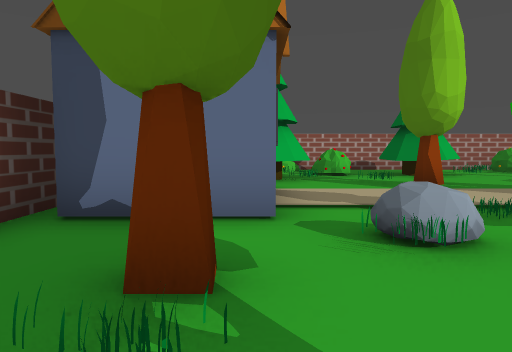
View 1 (above)

19 first-person views from a walk through a Godot game level. The camera is 1.4 m above the floor, tilts 4° down and sees 70° across. The floor is counted in squares, 2 m on a side. Each view is taken from the middle of a square. On the plan, view 1 faces up. The plan holds only what a view shows up to about 11 squares ahead; the rest is blank.

View 2
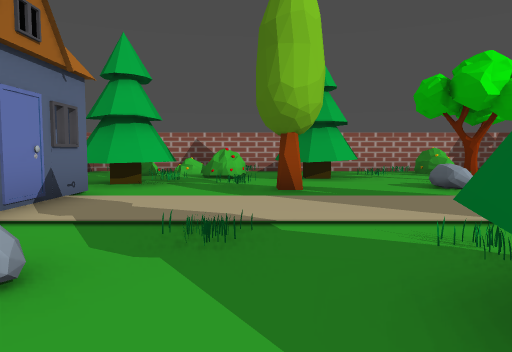

View 3
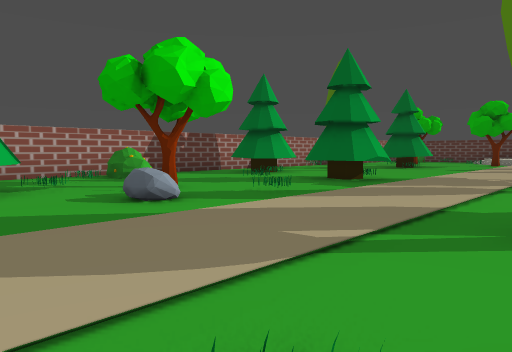

View 4
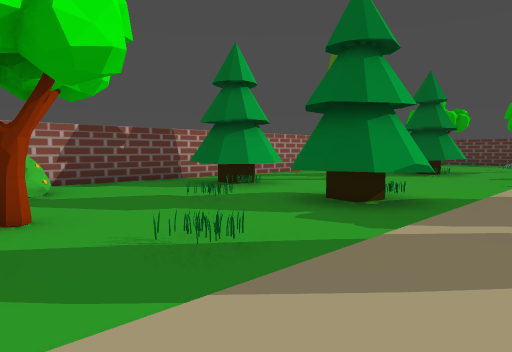

View 5
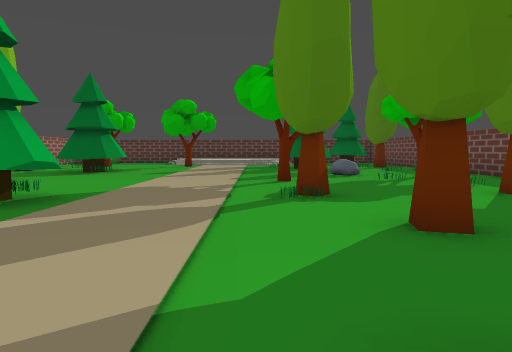

View 6
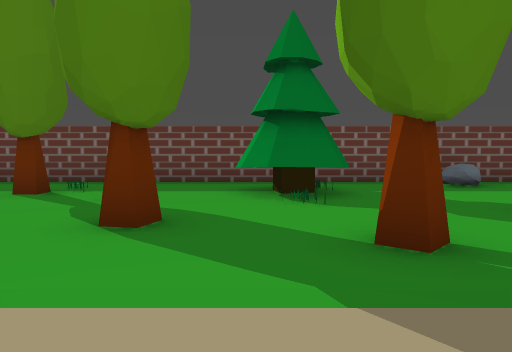

View 7
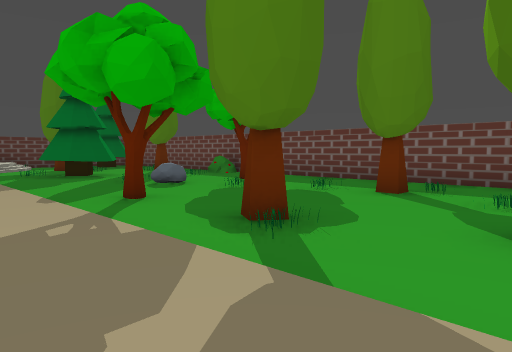

View 8
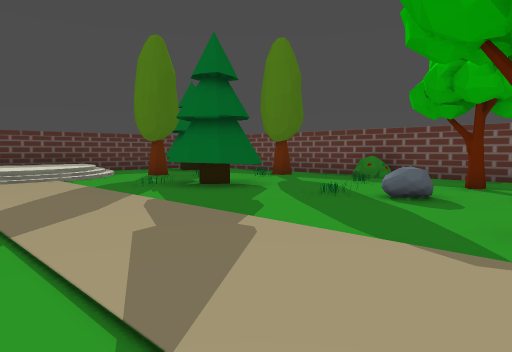

View 9
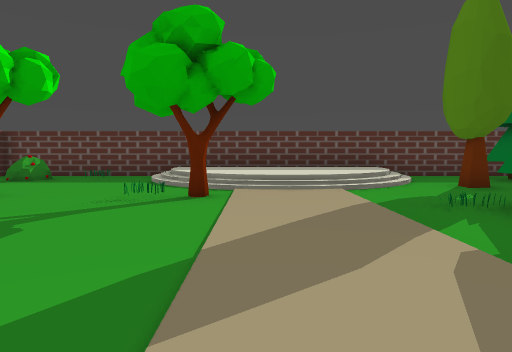

View 10
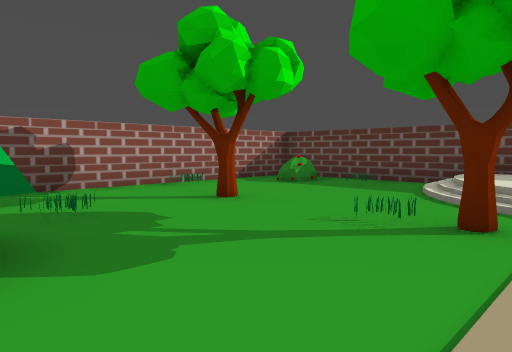

View 11
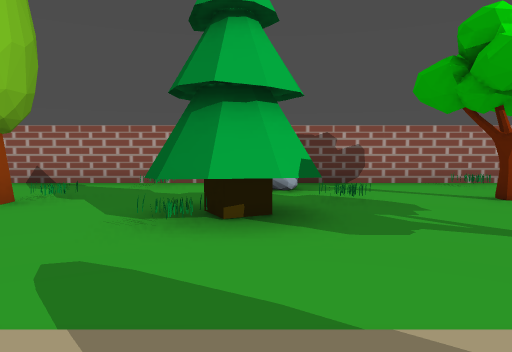

View 12
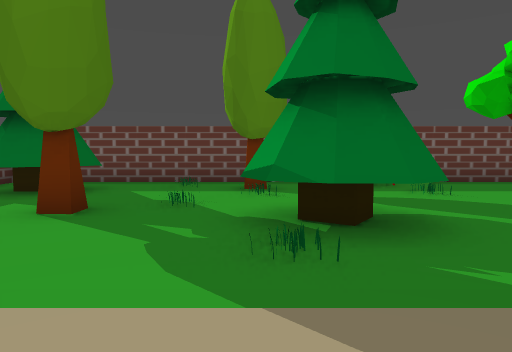

View 13
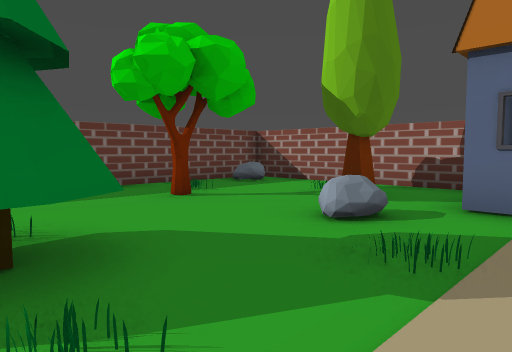

View 14
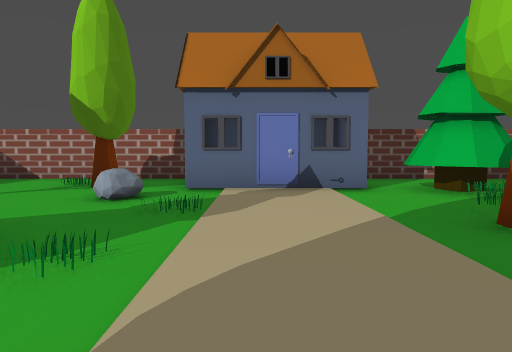

View 15
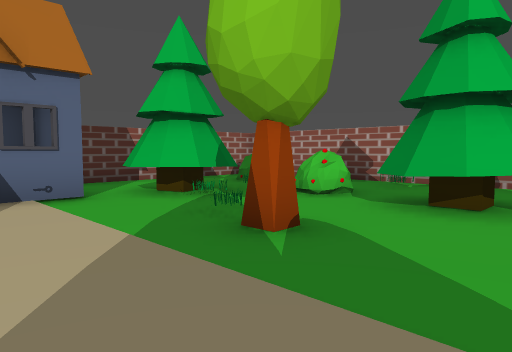

View 16
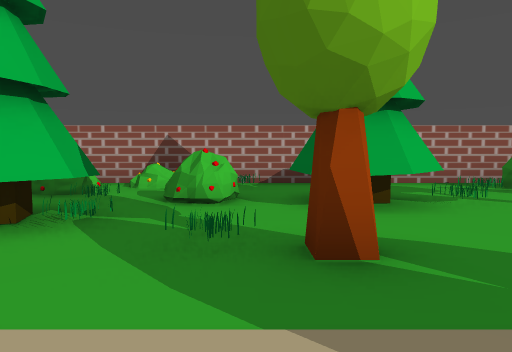

View 17
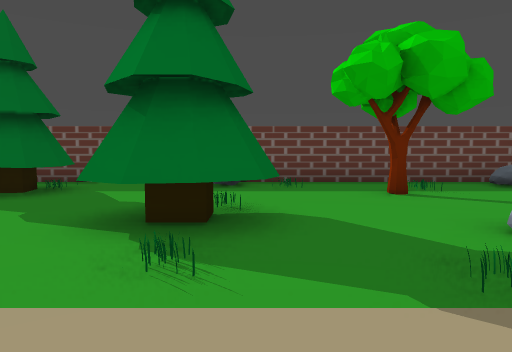

View 18
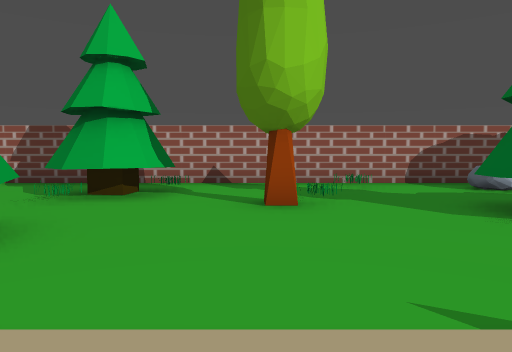

View 19
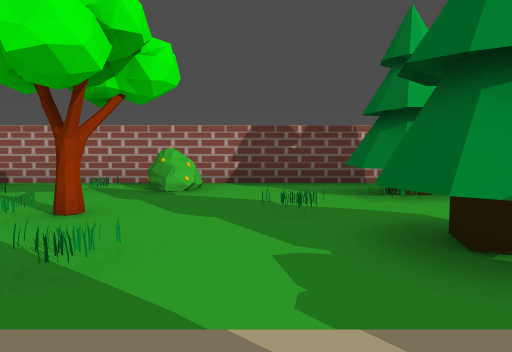

### Floor plan
Key: @ floor where view 1 was taken; # wall or solid block; . main floor; : floor 0.5 m higher than the main floor; / step, stairs or slope; = window, fence, low wall or low ledge; B bush; T pine tree; R tree; H house; S stone.
Columns run from 3 left of view 1 to 28 right of it. Each row starts with its distance up from view 1.
 14      ###########################
 13  ###B..........................#
 12  #BBB.=...=BB..TT......S.....B.#
 11  #BB B.TT......TT......=.......#
 10  #.TTB.TTT.....T..R#.TT...R..=.#
  9 #  TT.....=R.........TT........#
  8 #  TT.R...S...TTT.........=.///#
  7  H#H........=..T..........R//::#
  6  H H......................./:::#
  5 #H H......................./:::#
  4 #H#H......................./:::#
  3 #...S...T..R....R.R.....T...//:#
  2 #..R...TT....R......S..TTT.R.//#
  1 #.......T...........S...T......#
  0 #..@.R.....TT...R...R........T.#
 -1 #..........TT............R..TTT#
 -2 #.S.....S.............BB.......#
 -3 ##############################

Where each view was taken, in squares from view 1:
view 1: 0 up, 0 right, facing up
view 2: 1 up, 3 right, facing up
view 3: 3 up, 4 right, facing up-right
view 4: 5 up, 7 right, facing up-right
view 5: 4 up, 7 right, facing right
view 6: 6 up, 9 right, facing down
view 7: 6 up, 10 right, facing down-right
view 8: 7 up, 15 right, facing down-right
view 9: 6 up, 17 right, facing right
view 10: 6 up, 19 right, facing up-right
view 11: 5 up, 19 right, facing up
view 12: 6 up, 22 right, facing down
view 13: 5 up, 5 right, facing down-left
view 14: 5 up, 7 right, facing left
view 15: 5 up, 6 right, facing up-left
view 16: 5 up, 3 right, facing up
view 17: 6 up, 4 right, facing down
view 18: 5 up, 15 right, facing up
view 19: 5 up, 10 right, facing up
